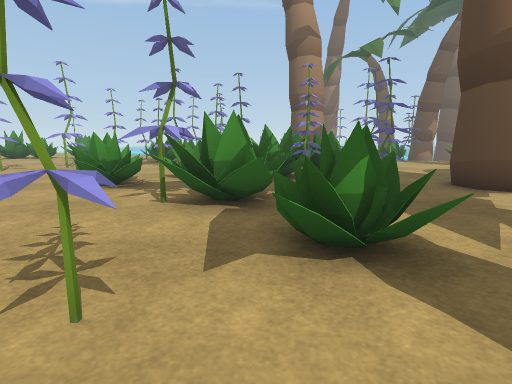
[1] (above)

24 first-person views from a walk through a 3-D level made in the Unity game engine. The camera is 1.3 m above the floor, tilts 10° down and sees 80° across. The floor is counted in squares, 1 m on a side. Each view is taken from the middle of a square. On the plan, view 1 faces up. The plan holds only what a view shows up to about 14 squares ahead; the rest is blank. The place goes on beyond the plan. The player is left out. Some surface patterns are stand-ins.

[2]
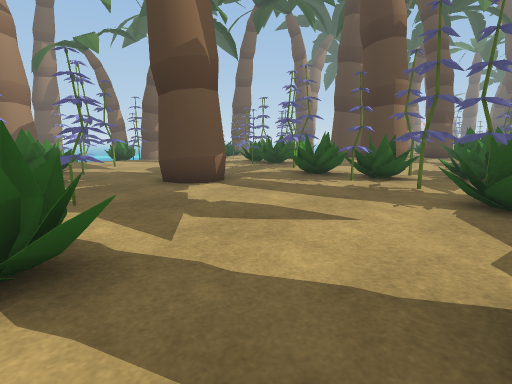

[3]
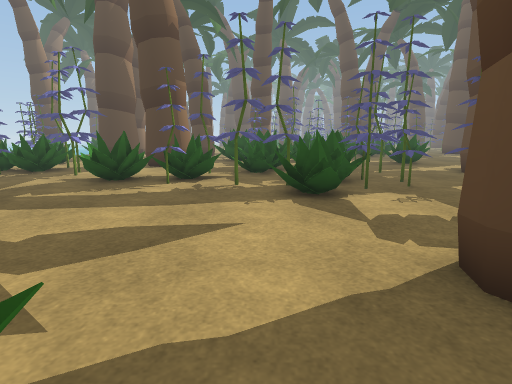

[4]
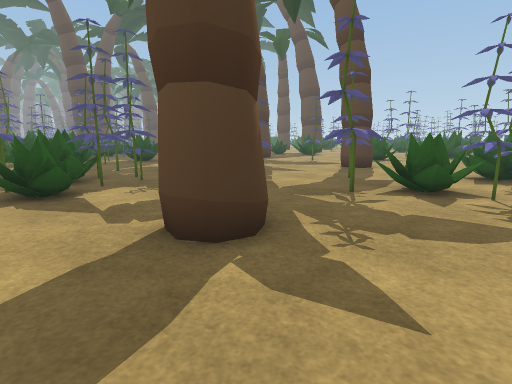

[5]
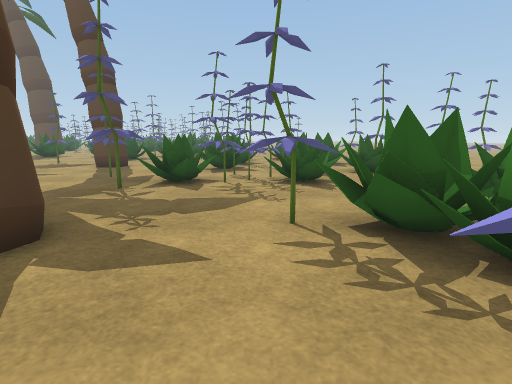

[6]
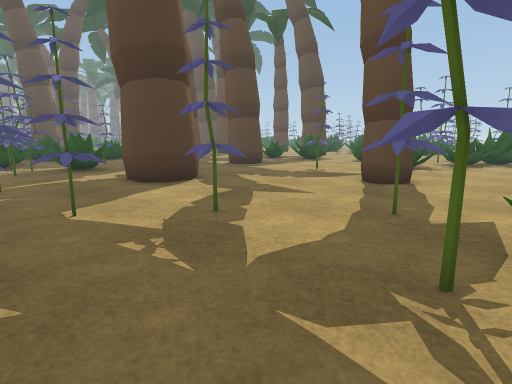

[7]
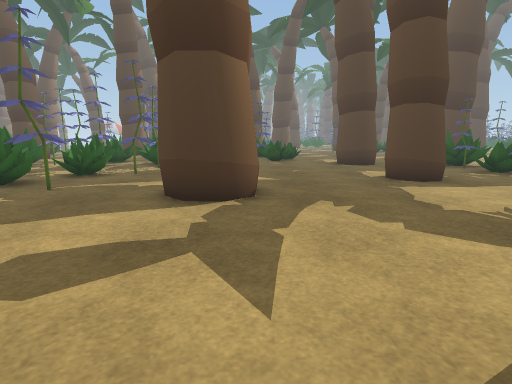

[8]
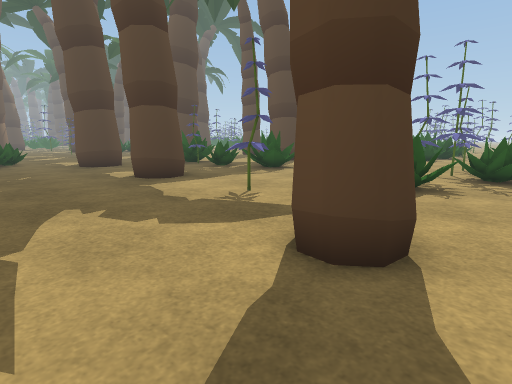

[9]
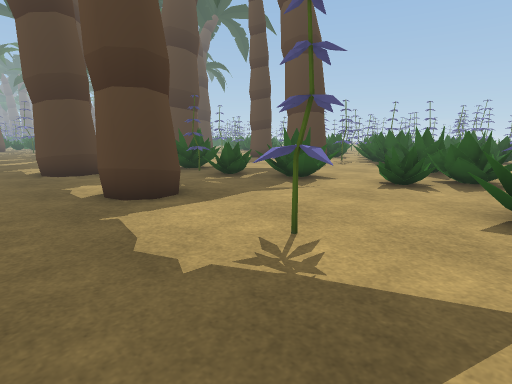

[10]
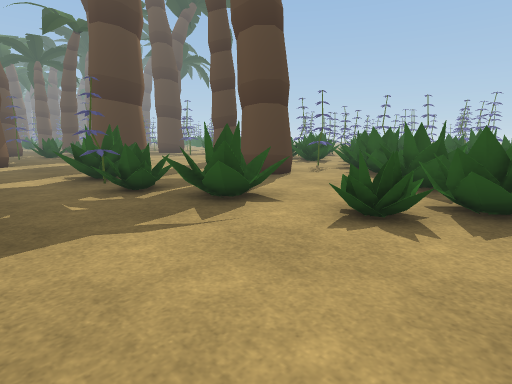

[11]
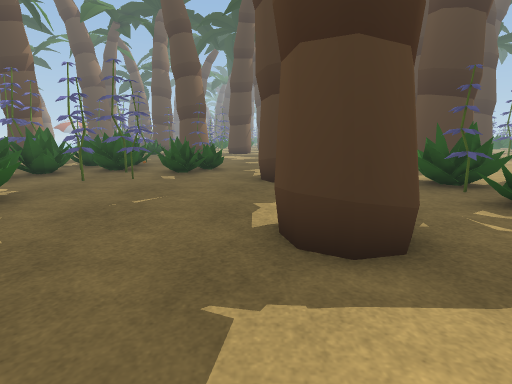

[12]
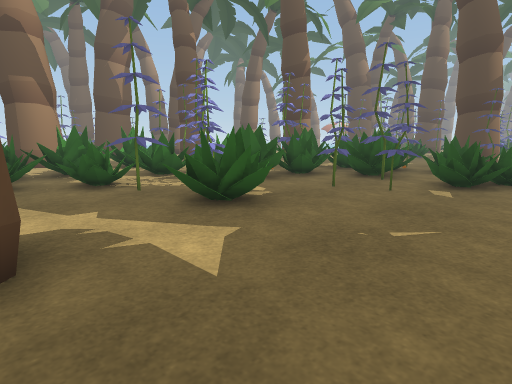

[13]
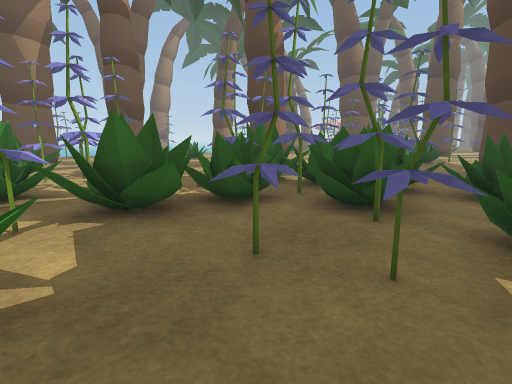

[14]
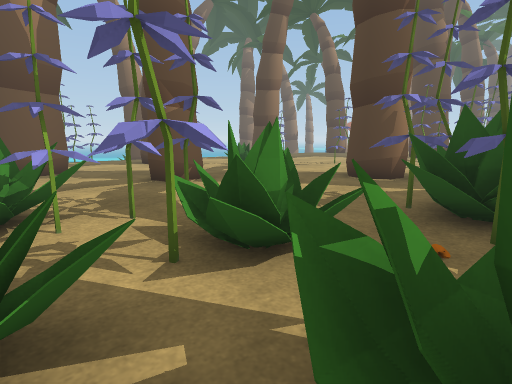

[15]
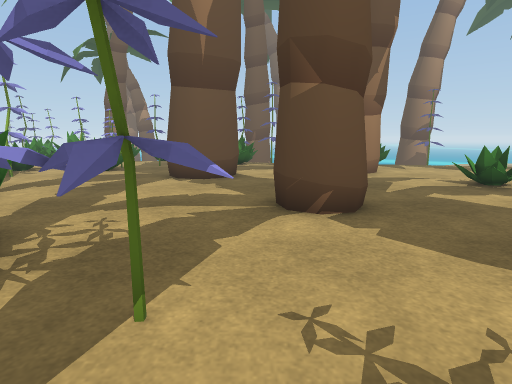

[16]
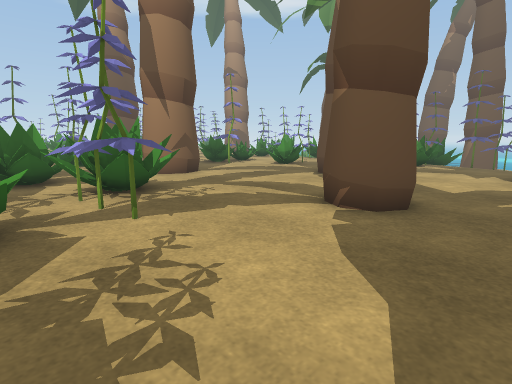

[17]
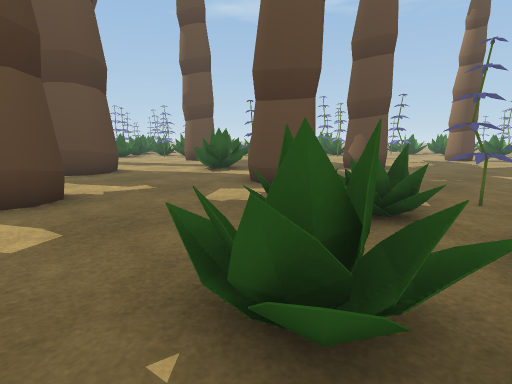

[18]
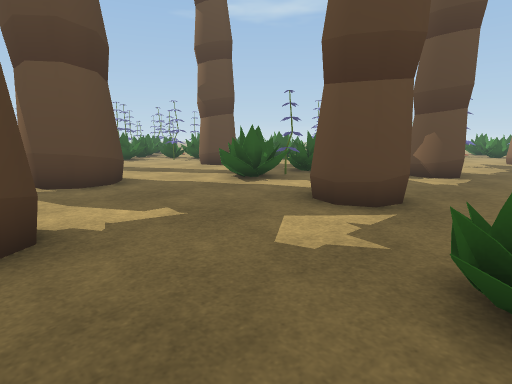

[19]
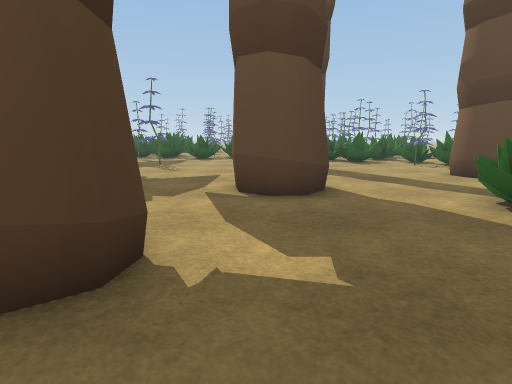

[20]
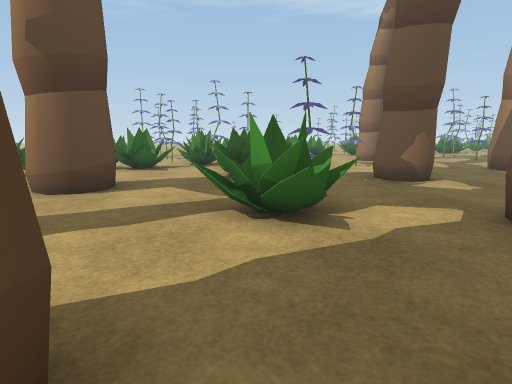

[21]
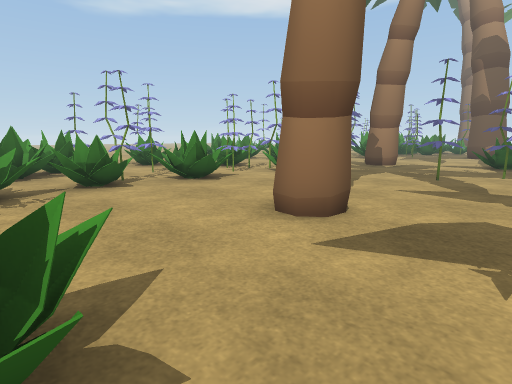

[22]
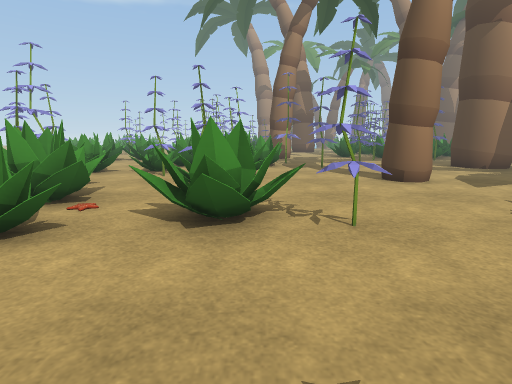

[23]
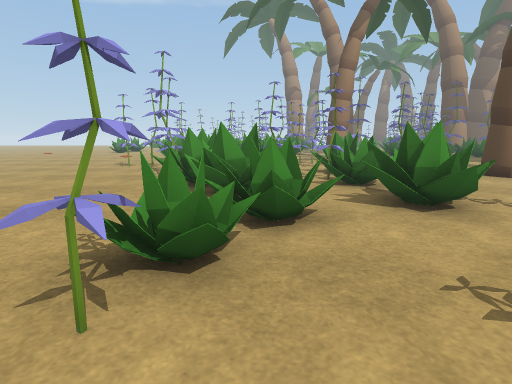

[24]
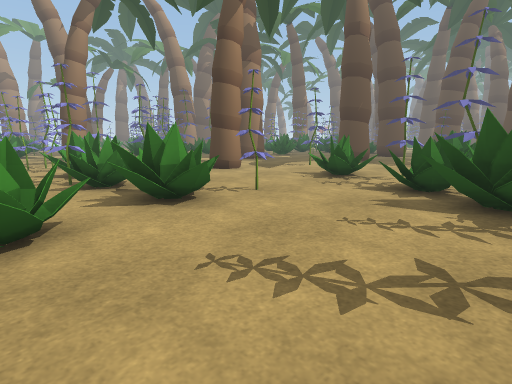

### Floor plan
Key: @ floor where view 1 was taken; # wall or solid block; . floor; = window, fence, low wall or low ledge; O other object.
Columns run from 8 left of view 1 to 28 right of it. Each row starts with its distance up from view 1.
 11     ..  ##  ...    .O.......# O....O.
 10     ..  #.O....  ......O....#O#......
  9     ...  O ...O .....O ..............
  8   .....    ...OO....O   .............
  7   .....=#  O..OO..#....OOO......O....
  6    ...O## ........##...O.O......O#...
  5    ...... ...........   #.......O#...
  4     ..............O.O................
  3      ......................#.........
  2       .O..........O.....#...OOO......
  1       ...........O......##..........O
  0      ...@..#O.....#   ....#.O.#......
 -1      ##.O..OO....O.O......##.#...OO.
 -2       ...........OO............O.##.
 -3       ...........O...O......##...=. O
 -4       ..................O.O.#...... #
 -5       .....O...O................O.  #
 -6      ...OO..........OO...##.........O
 -7     ....O....O.....O.O......O..#.....
 -8 OO  .....O..........O#.......O......
 -9 ... ................................O
-10 ...O...O.=#..........................
-11 ..............#O.....................
-12 ...O....O.....#O.......#....OO.......
-13 ....##.............O..#.O...O#.......
-14 .....=.................O....#O.....#O
-15 .....##...........................O.O
-16  .... ...##........................#O
-17  .... .....O..............O.#.......
-18   ..............O......#...##.......
-19    ....................#........O#...
-20     .O..........O..............#  O..
-21      ........##...#.............OO...
-22       . .....   O. ......OO.....  ...

Where each view was taken, in squares from view 1:
view 1: 0 up, 0 right, facing up
view 2: 0 up, 1 right, facing up-right
view 3: 2 up, 1 right, facing right
view 4: 2 up, 0 right, facing down-right
view 5: 3 up, 0 right, facing down
view 6: 2 down, 3 right, facing down-right
view 7: 8 down, 5 right, facing right
view 8: 8 down, 5 right, facing down-right
view 9: 10 down, 8 right, facing down-right
view 10: 14 down, 9 right, facing down-right
view 11: 12 down, 11 right, facing right
view 12: 11 down, 13 right, facing up-right
view 13: 9 down, 18 right, facing up-right
view 14: 3 down, 19 right, facing up-right
view 15: 0 up, 23 right, facing up
view 16: 0 up, 27 right, facing up-left
view 17: 7 down, 28 right, facing down-left
view 18: 10 down, 27 right, facing down-left
view 19: 12 down, 25 right, facing down
view 20: 18 down, 25 right, facing left
view 21: 16 down, 10 right, facing up-left
view 22: 21 down, 2 right, facing up
view 23: 22 down, 2 left, facing up
view 24: 22 down, 2 left, facing up-right
